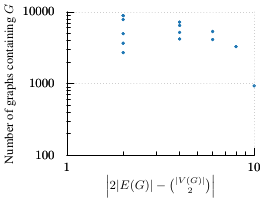

This figure's gnuplot source:
# vim: set et ft=gnuplot sw=4 :

set terminal tikz standalone color size 7cm,5cm font '\small' preamble '\usepackage{times,microtype,algorithm2e,algpseudocode,amssymb}'
set output "deg-scatter.tex"
#set terminal png
#set output "bounds-plot.png"

set xlabel '$\big|{2|E(G)| - {|V(G)| \choose 2}}\big|$'
set ylabel 'Number of graphs containing $G$'
set border 3
set grid x y front
set xtics nomirror
set ytics nomirror
set tics front
set logscale
#set size square
#set xrange [1:200]
###set xtics 0,5,20
###set yrange [0:2.5]
###set ytics 0,.5,2.5
#set format x '$10^{%T}$'
#set format y '$10^{%T}$'

plot "results.txt" u 2:3 pt 7 lc rgb "#991f77b4" ps .6 notitle
